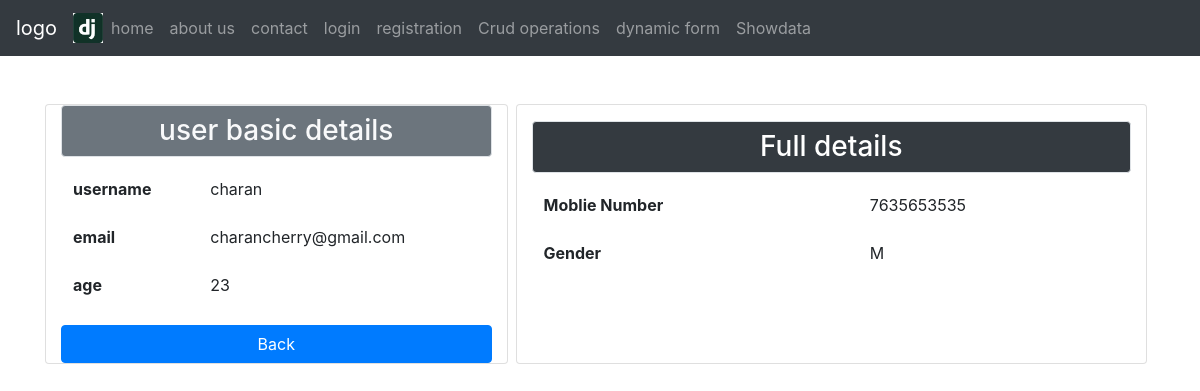
Page /ui/charan/ on the committed database.
### Emp/models.py (models this page shows, shortened)
class UsrRg(models.Model):
	username=models.CharField(max_length=120)
	password=models.CharField(max_length=120)
	email=models.CharField(max_length=120)
	age=models.IntegerField(default=10)

class NewData(models.Model):
	ch=[('M','Male'),('F','Female')]
	mobile = models.IntegerField(default=5874562345)
	gender = models.CharField(max_length=100,choices=ch)
	pid = models.OneToOneField(UsrRg,on_delete=models.CASCADE)

### Emp/views.py (the view)
# urls.py: path('ui/<str:uname>/',views.userinfo,name="uif"),
def userinfo(req,uname):
	p=UsrRg.objects.get(username=uname)
	h=NewData.objects.get(pid_id=p.id)
	return render(req,'html/uinfo.html',{'ui':p,'yu':h})

### Emp/templates/html/uinfo.html (shortened to what this page needs)
{% extends 'html/header.html' %}
{% block content %}
<div class="container">
	<div class="row mt-5 mx-auto">
		<div class="card col-md-5">
			<h3 class="bg-secondary text-center text-light p-2 border rounded">user basic details</h3>
			<table class="table table-borderless">
				<tr>
					<th>username</th>
					<td>{{ui.username}}</td>
				</tr>
				<tr>
					<th>email</th>
					<td>{{ui.email}}</td>
				</tr>
				<tr>
					<th>age</th>
					<td>{{ui.age}}</td>
				</tr>
			</table>
			<a href="{% url 'sh' %}" class="btn btn-block btn-primary" value="Back">Back</a></div>
			<div class="card col-md mx-2">
				<h3 class="bg-dark text-center text-white border rounded p-2 mt-3">Full details</h3>
				<table class="table table-borderless">
					<tr>
						<th>Moblie Number</th>
						<td>{{yu.mobile}}</td>
					</tr>
					<tr>
						<th>Gender</th>
						<td>{{yu.gender}}</td>
					</tr>
				</table>
			</div>
		</div>
	</div>
{% endblock %}

### rows in the picture
UsrRg: username "charan", email "charancherry@gmail.com", age "23"
NewData: mobile "7635653535", gender "M"
